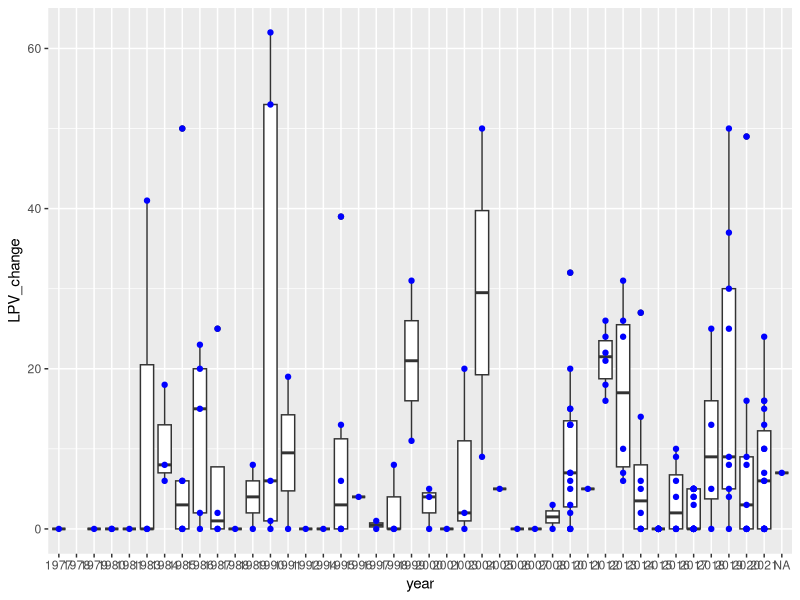

The R script that drew this image:

library(tidyverse)

# read data into tibble
petitions <- read_csv("fwforyotam/Master_edited.csv")

# create identifier
petitions$ID <- 1:nrow(petitions)

# rename relevant columns
names(petitions)[9] <- 'FCV_owner'
names(petitions)[10] <- 'LPV_owner'
names(petitions)[11] <- 'FCV_notice'
names(petitions)[12] <- 'LPV_notice'
names(petitions)[13] <- 'FCV_decision'
names(petitions)[14] <- 'LPV_decision'
names(petitions)[17] <- 'outcome'
names(petitions)[18] <- 'outcome_details'
names(petitions)[19] <- 'FCV_change'
names(petitions)[20] <- 'LPV_change'

# extract year from date
names(petitions)[2] <- 'date'
petitions = separate_wider_delim(petitions, cols = date, delim = "/", names = c("month", "day","year"),too_few = "align_start")

# plot of LPV changes across the years
p <- ggplot(petitions, aes(x=year, y=LPV_change)) + geom_boxplot() + geom_point(color="blue")

